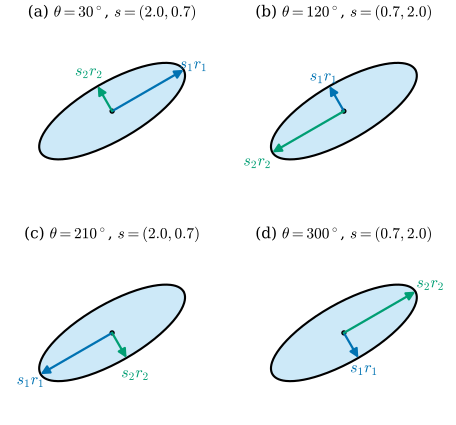

Source code (Python):
"""Figure 29.2.1: four (R, s) that give the same 2D Gaussian (Section 29.2).

The ellipse Sigma = R(30) diag(2^2, 0.7^2) R(30)^T drawn four times. Panel k uses R = R(30 + 90 k) and
s = (2, 0.7) for even k, s = (0.7, 2) for odd k (R(theta) = rotation by theta degrees). Blue arrow: s_1 r_1,
green arrow: s_2 r_2 (r_i = i-th column of R). In 2D the signed permutation matrices of determinant +1 are the four
rotations by multiples of 90 degrees; in 3D there are 24 of them.
Self-check: all four (R, s) give the same Sigma; the four columns r_1 are pairwise different.

Run from the project root: ``PYTHONPATH=tools python3 chapters/29-gaussian-splatting/figures/fig-29-2-1-fiber.py``
"""

import dgfig

dgfig.setup()

import matplotlib.pyplot as plt
import numpy as np

C = dgfig.COLORS


def R(deg):
    a = np.radians(deg)
    return np.array([[np.cos(a), -np.sin(a)], [np.sin(a), np.cos(a)]])


Sigma = R(30) @ np.diag([4.0, 0.49]) @ R(30).T
params = [(30 + 90 * k, (2.0, 0.7) if k % 2 == 0 else (0.7, 2.0)) for k in range(4)]
for th, s in params:
    assert np.allclose(R(th) @ np.diag(np.square(s)) @ R(th).T, Sigma)
r1s = [R(th)[:, 0] for th, _ in params]
assert all(np.linalg.norm(r1s[i] - r1s[j]) > 1 for i in range(4) for j in range(i + 1, 4))

fig, axes = plt.subplots(2, 2, figsize=(6.0, 5.4))
t = np.linspace(0, 2 * np.pi, 300)
E = np.stack([np.cos(t), np.sin(t)], 1) @ (R(30) @ np.diag([2.0, 0.7])).T
arrow_kw = dict(arrowstyle="-|>", lw=1.7, mutation_scale=13, shrinkA=0, shrinkB=0)
for k, (ax, (th, s)) in enumerate(zip(axes.ravel(), params)):
    ax.fill(*E.T, color=C["region"], alpha=0.3, lw=0)
    ax.plot(*E.T, color=C["main"], lw=1.6)
    Rk = R(th)
    v1, v2 = s[0] * Rk[:, 0], s[1] * Rk[:, 1]
    ax.annotate("", xy=v1, xytext=(0, 0), arrowprops=dict(color=C["tangent"], **arrow_kw))
    ax.annotate("", xy=v2, xytext=(0, 0), arrowprops=dict(color=C["third"], **arrow_kw))
    ax.text(*(v1 * (1 + 0.28 / np.linalg.norm(v1))), r"$s_1r_1$", color=C["tangent"], fontsize=12, ha="center",
            va="center")
    ax.text(*(v2 * (1 + 0.42 / np.linalg.norm(v2))), r"$s_2r_2$", color=C["third"], fontsize=12, ha="center",
            va="center")
    ax.plot(0, 0, "o", color=C["main"], ms=3)
    ax.set_title(f"({'abcd'[k]}) " + r"$\theta = %d^\circ$, $s = (%.1f, %.1f)$" % (th, s[0], s[1]), fontsize=11.5)
    dgfig.schematic_axes(ax, (-2.6, 2.6), (-2.1, 2.1))
fig.subplots_adjust(hspace=0.25, wspace=0.08)

dgfig.save(fig, __file__)
